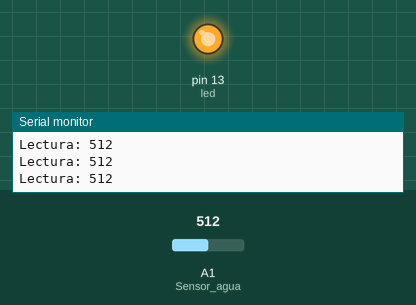
This sketch was run on a simulated Arduino Uno, built with avr-gcc and run on an emulated ATmega328P. On the bench: output pins drawn as LEDs (lit = HIGH), the last lines printed to the serial monitor. The test bench sets the inputs (shaded band); at power-on: A1 (Sensor_agua) = 512.

Above: at 1.2 s.
1.3 s: A1 (Sensor_agua) set to 319
2.8 s: A1 (Sensor_agua) set to 286
At 3.8 s:
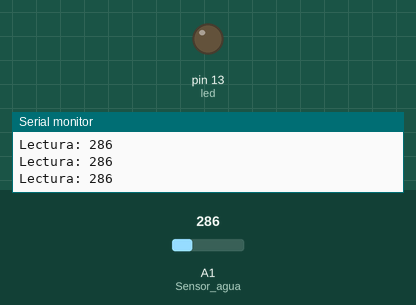
4.3 s: A1 (Sensor_agua) set to 306
At 5.2 s:
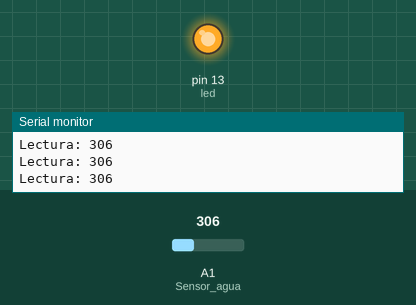
5.8 s: A1 (Sensor_agua) set to 290
At 6.5 s:
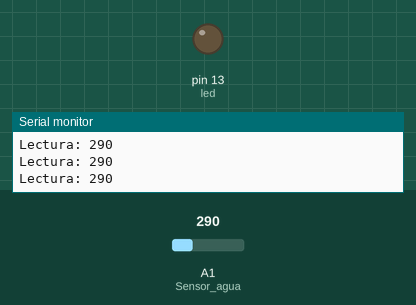
Timing chart, 0 to 8.3 s (numbered marks = the images above; inputs shaded):
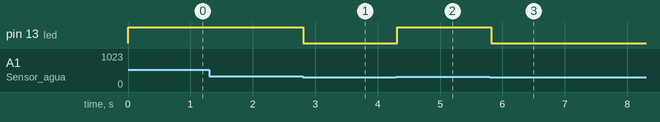

Measured:
- the behaviour switches between 301 and 300 on A1 (Sensor_agua) (found by bisection; images 0 and 1)
- after the input at 2.8 s, pin 13 (led): HIGH → LOW at once
- after the input at 4.3 s, pin 13 (led): LOW → HIGH at once
- after the input at 5.8 s, pin 13 (led): HIGH → LOW at once

The sketch:

Sensor_Agua.ino
```cpp
int Sensor_agua = 1;
int led=13;
int Lectura=0;
int Dato=0;

void setup()
{
 pinMode(led, OUTPUT);
 Serial.begin(9600);
}

void loop()
{
 Lectura=analogRead(Sensor_agua);
 if (Lectura>300)
  {
   digitalWrite(led,HIGH);
  }
   else
  {
   digitalWrite(led,LOW);
  }
   Dato=Lectura;
   Serial.print("Lectura: ");
   Serial.println(Dato);
   delay(100);
}
```
